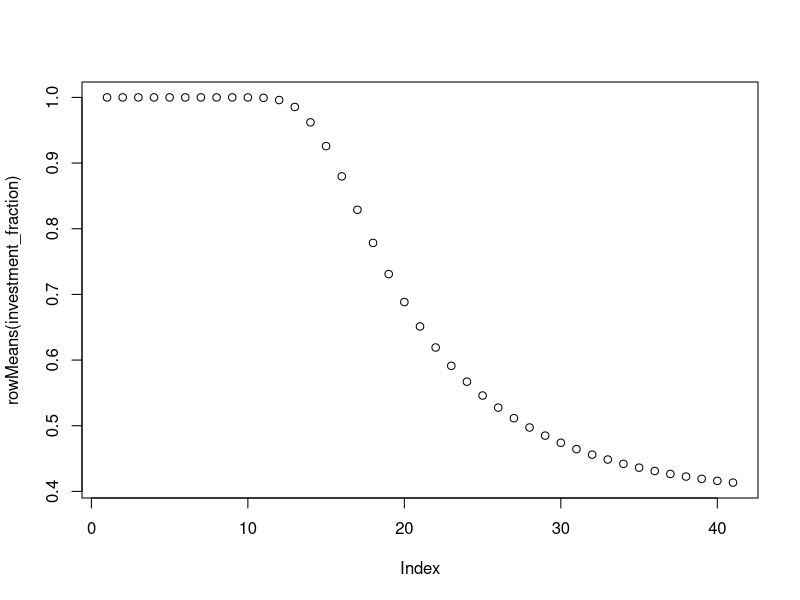
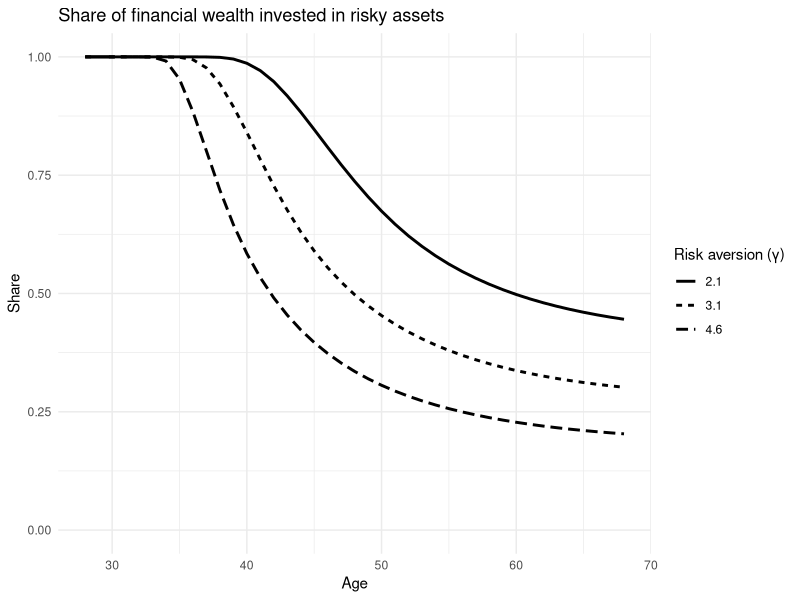
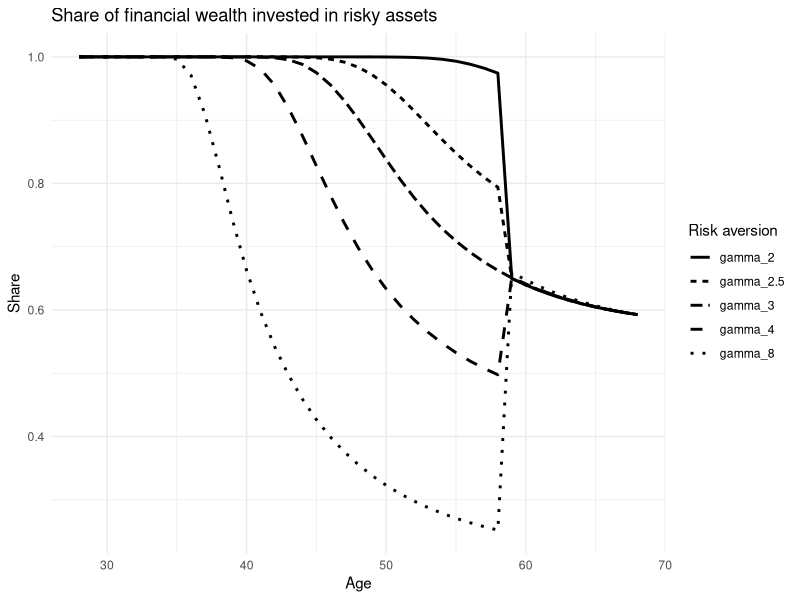
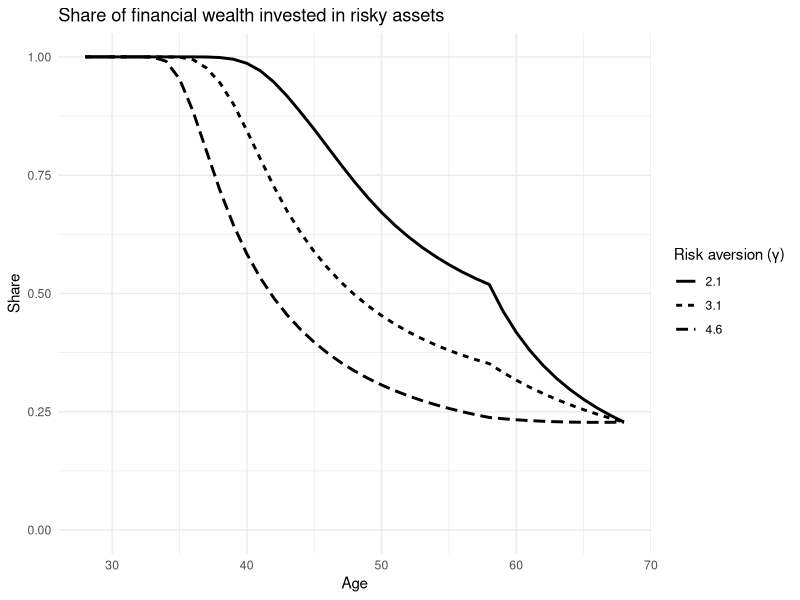

Source code (R) for these figures, in order:
## ---- chunk 1

# Clear variables
rm (list=ls())

# Settings for simulation grid
tFinal   <- 40                      # Final time --> naar 40 yr?
deltaT   <- 1                       # Time step
timeGrid <- seq(0, tFinal, deltaT)  # Time grid
nGrid    <- length(timeGrid)        # Time grid size
nSim     <- 10000                   # Number of simulated paths

# Settings for option formula and stochastic process
mu    <- 0.05 #is mu of risky asset
rfr   <- 0.01
sigma  <- 0.15 #is sigma of risky asset
s0     <- 1
gamma  <- 4.3

f_0 <- 1
h_t <- 0
m_max <- 1
mvt_bar <- (mu - rfr) / (sigma^2 * gamma)

jaar_salaris <- 30000 #input
franchise <- 17000
max_pensioengevend_salaris <- 137800
premie_afdracht <- 0.0175
premium_growth_rate <- 0.03
pensioengrondslag <- min(max_pensioengevend_salaris, jaar_salaris - franchise)
premie <- pensioengrondslag * premie_afdracht
## ---- chunk 2
    
# Generate Brownian motion increments 
deltaW <- sqrt(deltaT) * matrix(rnorm(nSim/2*(nGrid-1)), ncol = nSim/2)

# Use antithetic sampling (variance reduction technique) 
deltaW <- cbind(deltaW,-deltaW)

# Compute Brownian motion paths
browMot <-  apply(deltaW, 2, cumsum)

# Add zeros as initial values
browMot <- rbind(integer(nSim),browMot)

# Simulate geometric Brownian motion (risk neutral)
geoBrowMot  <- s0*exp((mu - sigma^2/2) * timeGrid + sigma * browMot)

## ---- chunk 3
nSteps <- nGrid - 1
human_capital <- h_t*matrix(1, nGrid, 1)


for (iStep in 1:nSteps) {
  future_premiums <- matrix(0, nGrid - iStep, 1)
  
  for (iPremium in 1:(nGrid - iStep)) {
    future_premiums[iPremium, 1] <- premie * deltaT * exp(-(rfr - premium_growth_rate) * (iPremium - iStep))
  }
  
  if (iStep == 1) {
    print(future_premiums)
  }
  
  human_capital[iStep, 1] <- sum(future_premiums)
}

print(human_capital)
## ---- chunk 4
financial_capital <- f_0*matrix(1, nGrid, nSim) #F
investment_fraction <- m_max*matrix(1, nGrid, nSim) #m_t
financial_fraction <- ((f_0 + human_capital[1,1])/f_0)*matrix(1, nGrid, nSim) #F + H / F

  #Doel F_(t+1) bepalen gegeven F_t -> daarna m_(t+1) bepalen
for(iStep in 1:nSteps){
  #F_t bepalen
  financial_capital[iStep+1,]  <- (1-investment_fraction[iStep, 1])* exp(rfr * deltaT)*financial_capital[iStep,] + investment_fraction[iStep, 1] * (geoBrowMot[iStep+1,] / geoBrowMot[iStep,]) * financial_capital[iStep,] + premie * deltaT * exp(rfr * deltaT)
  
  # Fractie (F_t + H_t) / F_t bepalen
  financial_fraction[iStep + 1,] <- (financial_capital[iStep+1,] + human_capital[iStep+1,]) / financial_capital[iStep+1,]
  
  # m_t bepalen
  investment_fraction[iStep + 1,] <- pmin(m_max, mvt_bar * financial_fraction[iStep + 1,])
}

## ---- chunk 5
plot(rowMeans(investment_fraction))

cbind(Age=seq(68-tFinal, 68, by=1), Fraction_risky = rowMeans(investment_fraction))
## ---- chunk 6
tFinal   <- 40                      # Final time --> naar 40 yr?
deltaT   <- 1                       # Time step
nSim     <- 10000                   # Number of simulated paths

# Settings for option formula and stochastic process
mu    <- 0.05 #is mu of risky asset
rfr   <- 0.01
sigma  <- 0.15 #is sigma of risky asset
s0     <- 1
gamma  <- 4.3

f_0 <- 1
h_t <- 0
m_max <- 1

jaar_salaris <- 30000 #input
franchise <- 17000
max_pensioengevend_salaris <- 137800
premie_afdracht <- 0.0175

get_lifecycle <- function(tFinal, deltaT, nSim, mu, rfr, sigma, s0, gamma, f_0, h_t, m_max, jaar_salaris, franchise, max_pensioengevend_salaris, premie_afdracht, premium_growth_rate){
  #inputs afmaken
  timeGrid <- seq(0, tFinal, deltaT)
  nGrid <- length(timeGrid)
  mvt_bar <- (mu - rfr) / (sigma^2 * gamma)
  pensioengrondslag <- min(max_pensioengevend_salaris, jaar_salaris - franchise)
  premie <- pensioengrondslag * premie_afdracht
  
  ########################################
  # Generate Brownian motion increments ##
  ########################################
  deltaW <- sqrt(deltaT) * matrix(rnorm(nSim/2*(nGrid-1)), ncol = nSim/2)

  # Use antithetic sampling (variance reduction technique) 
  deltaW <- cbind(deltaW,-deltaW)

  # Compute Brownian motion paths
  browMot <-  apply(deltaW, 2, cumsum)

  # Add zeros as initial values
  browMot <- rbind(integer(nSim),browMot)

  # Simulate geometric Brownian motion (risk neutral)
  geoBrowMot  <- s0*exp((mu - sigma^2/2) * timeGrid + sigma * browMot)
  
  ################################
  ### Generate human capital ####
  ##############################
  nSteps <- nGrid - 1
  human_capital <- h_t*matrix(1, nGrid, 1)

  
for (iStep in 1:nSteps) {
  future_premiums <- matrix(0, nGrid - iStep, 1)
  
  for (iPremium in 1:(nGrid - iStep)) {
    future_premiums[iPremium, 1] <- premie * deltaT * exp(-(rfr - premium_growth_rate)* (iPremium - iStep))
  }
  
  human_capital[iStep, 1] <- sum(future_premiums)
}
  
  #####################
  #### Financial ######
  #####################
  financial_capital <- f_0*matrix(1, nGrid, nSim) #F
investment_fraction <- m_max*matrix(1, nGrid, nSim) #m_t
financial_fraction <- ((f_0 + human_capital[1,1])/f_0)*matrix(1, nGrid, nSim) #F + H / F

  #Doel F_(t+1) bepalen gegeven F_t -> daarna m_(t+1) bepalen
for(iStep in 1:nSteps){
  #F_t bepalen
  financial_capital[iStep+1,]  <- (1-investment_fraction[iStep, 1])* exp(rfr * deltaT)*financial_capital[iStep,] + investment_fraction[iStep, 1] * (geoBrowMot[iStep+1,] / geoBrowMot[iStep,]) * financial_capital[iStep,] + premie * deltaT * exp(rfr * deltaT)
  
  # Fractie (F_t + H_t) / F_t bepalen
  financial_fraction[iStep + 1,] <- (financial_capital[iStep+1,] + human_capital[iStep+1,]) / financial_capital[iStep+1,]
  
  # m_t bepalen
  investment_fraction[iStep + 1,] <- pmin(m_max, mvt_bar * financial_fraction[iStep + 1,])
}

lifeCycle <- rowMeans(investment_fraction)

#### resultaten maken #####
resulten_list <- list(human_capital = human_capital, 
                      financial_capital = financial_capital, 
                      financial_fraction = financial_fraction, 
                      investment_fraction = investment_fraction, 
                      lifecycle = lifeCycle)
  
return(resulten_list)
}
## ---- chunk 7
gamma_vector <-  c(4.6,	3.1,	2.1)
horizon <- 40
res_lifecycles <- data.frame(age=c(), m_t=c(), lifecycle=c())

for (i in 1:length(gamma_vector)){
 temp <- get_lifecycle(tFinal = horizon, 
              deltaT = 1, 
              nSim = 10000, 
              mu = 0.053, 
              rfr = 0.025, 
              sigma = 0.173, 
              s0 = 1, 
              gamma = gamma_vector[i], 
              f_0 = 1, 
              h_t = 0,
              m_max = 1,
              jaar_salaris = 30000, 
              franchise = 17000,
              max_pensioengevend_salaris = 137800, 
              premie_afdracht = 0.0175,
              premium_growth_rate = 0.03)
  
 res_lifecycles <- rbind(res_lifecycles, data.frame(age=(68-horizon):68, m_t=temp$lifecycle, lifecycle=toString(gamma_vector[i])))
}

head(res_lifecycles)

library(ggplot2)
ggplot(res_lifecycles) + 
  geom_line(aes(x=age,y=m_t, linetype = lifecycle), lwd=1)+ #can ook linetype vervangen door colour
  labs(title = "Share of financial wealth invested in risky assets", y= "Share", x = "Age", linetype="Risk aversion (γ)") + 
  ylim(c(0,1))+
  theme_minimal()

## ---- chunk 8
get_lifecycle_switch <- function(tFinal, deltaT, nSim, mu, rfr, sigma, s0, gamma, f_0, h_t, m_max, jaar_salaris, franchise, max_pensioengevend_salaris, premie_afdracht, premium_growth_rate, gamma_end, switch_x_years_before_end){
  #inputs afmaken
  timeGrid <- seq(0, tFinal, deltaT)
  nGrid <- length(timeGrid)
  pensioengrondslag <- min(max_pensioengevend_salaris, jaar_salaris - franchise)
  premie <- pensioengrondslag * premie_afdracht
  
  ########################################
  # Generate Brownian motion increments ##
  ########################################
  deltaW <- sqrt(deltaT) * matrix(rnorm(nSim/2*(nGrid-1)), ncol = nSim/2)

  # Use antithetic sampling (variance reduction technique) 
  deltaW <- cbind(deltaW,-deltaW)

  # Compute Brownian motion paths
  browMot <-  apply(deltaW, 2, cumsum)

  # Add zeros as initial values
  browMot <- rbind(integer(nSim),browMot)

  # Simulate geometric Brownian motion (risk neutral)
  geoBrowMot  <- s0*exp((mu - sigma^2/2) * timeGrid + sigma * browMot)
  
  ################################
  ### Generate human capital ####
  ##############################
  nSteps <- nGrid - 1
  human_capital <- h_t*matrix(1, nGrid, 1)

  
for (iStep in 1:nSteps) {
  future_premiums <- matrix(0, nGrid - iStep, 1)
  
  for (iPremium in 1:(nGrid - iStep)) {
    future_premiums[iPremium, 1] <- premie * deltaT * exp(-(rfr - premium_growth_rate)* (iPremium - iStep))
  }
  
  human_capital[iStep, 1] <- sum(future_premiums)
}
  
  #####################
  #### Financial ######
  #####################
  financial_capital <- f_0*matrix(1, nGrid, nSim) #F
investment_fraction <- m_max*matrix(1, nGrid, nSim) #m_t
financial_fraction <- ((f_0 + human_capital[1,1])/f_0)*matrix(1, nGrid, nSim) #F + H / F

  #Doel F_(t+1) bepalen gegeven F_t -> daarna m_(t+1) bepalen
for(iStep in 1:nSteps){
  #F_t bepalen
  financial_capital[iStep+1,]  <- (1-investment_fraction[iStep, 1])* exp(rfr * deltaT)*financial_capital[iStep,] + investment_fraction[iStep, 1] * (geoBrowMot[iStep+1,] / geoBrowMot[iStep,]) * financial_capital[iStep,] + premie * deltaT * exp(rfr * deltaT)
  
  # Fractie (F_t + H_t) / F_t bepalen
  financial_fraction[iStep + 1,] <- (financial_capital[iStep+1,] + human_capital[iStep+1,]) / financial_capital[iStep+1,]
  
  #mvt_bar updaten afhankelijk van periode
  gamma_used <- ifelse(iStep <= tFinal - switch_x_years_before_end , gamma, gamma_end)
  
  print(gamma_used)
  mvt_bar <- (mu - rfr) / (sigma^2 * gamma_used)
  
  # m_t bepalen
  investment_fraction[iStep + 1,] <- pmin(m_max, mvt_bar * financial_fraction[iStep + 1,])
}

lifeCycle <- rowMeans(investment_fraction)

#### resultaten maken #####
resulten_list <- list(human_capital = human_capital, 
                      financial_capital = financial_capital, 
                      financial_fraction = financial_fraction, 
                      investment_fraction = investment_fraction, 
                      lifecycle = lifeCycle)
  
return(resulten_list)
}
## ---- chunk 9
gamma_vector <- c(2, 2.5, 3, 4, 8)
horizon <- 40
res_lifecycles_switch <- data.frame(age=c(), m_t=c(), lifecycle=c())

for (i in 1:length(gamma_vector)){
  print(paste("new gamma of value ", gamma_vector[i], sep = ""))
 temp <- get_lifecycle_switch(tFinal = horizon, 
              deltaT = 1, 
              nSim = 10000, 
              mu = 0.05, 
              rfr = 0.01, 
              sigma = 0.15, 
              s0 = 1, 
              gamma = gamma_vector[i], 
              f_0 = 1, 
              h_t = 0,
              m_max = 1,
              jaar_salaris = 30000, 
              franchise = 17000,
              max_pensioengevend_salaris = 137800, 
              premie_afdracht = 0.0175,
              premium_growth_rate = 0.03,
              gamma_end = gamma_vector[3],
              switch_x_years_before_end = 10)
  
 res_lifecycles_switch <- rbind(res_lifecycles_switch, data.frame(age=(68-horizon):68, m_t=temp$lifecycle, lifecycle=paste("gamma", gamma_vector[i], sep = "_")))
}

head(res_lifecycles_switch)
ggplot(res_lifecycles_switch) + 
  geom_line(aes(x=age,y=m_t, linetype = lifecycle), lwd=1)+ #can ook linetype vervangen door colour
  labs(title = "Share of financial wealth invested in risky assets", y= "Share", x = "Age", linetype="Risk aversion") + 
  theme_minimal()
## ---- chunk 10
get_lifecycle_ingroeien <- function(tFinal, deltaT, nSim, mu, rfr, sigma, s0, gamma, f_0, h_t, m_max, jaar_salaris, franchise, max_pensioengevend_salaris, premie_afdracht, premium_growth_rate, gamma_end, switch_x_years_before_end){
  #inputs afmaken
  timeGrid <- seq(0, tFinal, deltaT)
  nGrid <- length(timeGrid)
  pensioengrondslag <- min(max_pensioengevend_salaris, jaar_salaris - franchise)
  premie <- pensioengrondslag * premie_afdracht
  
  ########################################
  # Generate Brownian motion increments ##
  ########################################
  deltaW <- sqrt(deltaT) * matrix(rnorm(nSim/2*(nGrid-1)), ncol = nSim/2)

  # Use antithetic sampling (variance reduction technique) 
  deltaW <- cbind(deltaW,-deltaW)

  # Compute Brownian motion paths
  browMot <-  apply(deltaW, 2, cumsum)

  # Add zeros as initial values
  browMot <- rbind(integer(nSim),browMot)

  # Simulate geometric Brownian motion (risk neutral)
  geoBrowMot  <- s0*exp((mu - sigma^2/2) * timeGrid + sigma * browMot)
  
  ################################
  ### Generate human capital ####
  ##############################
  nSteps <- nGrid - 1
  human_capital <- h_t*matrix(1, nGrid, 1)

  
for (iStep in 1:nSteps) {
  future_premiums <- matrix(0, nGrid - iStep, 1)
  
  for (iPremium in 1:(nGrid - iStep)) {
    future_premiums[iPremium, 1] <- premie * deltaT * exp(-(rfr - premium_growth_rate)* (iPremium - iStep))
  }
  
  human_capital[iStep, 1] <- sum(future_premiums)
}
  
  #####################
  #### Financial ######
  #####################
  financial_capital <- f_0*matrix(1, nGrid, nSim) #F
investment_fraction <- m_max*matrix(1, nGrid, nSim) #m_t
financial_fraction <- ((f_0 + human_capital[1,1])/f_0)*matrix(1, nGrid, nSim) #F + H / F

  #Doel F_(t+1) bepalen gegeven F_t -> daarna m_(t+1) bepalen
for(iStep in 1:nSteps){
  #F_t bepalen
  financial_capital[iStep+1,]  <- (1-investment_fraction[iStep, 1])* exp(rfr * deltaT)*financial_capital[iStep,] + investment_fraction[iStep, 1] * (geoBrowMot[iStep+1,] / geoBrowMot[iStep,]) * financial_capital[iStep,] + premie * deltaT * exp(rfr * deltaT)
  
  # Fractie (F_t + H_t) / F_t bepalen
  financial_fraction[iStep + 1,] <- (financial_capital[iStep+1,] + human_capital[iStep+1,]) / financial_capital[iStep+1,]
  
  #mvt_bar updaten afhankelijk van periode
  ratio <- max(0,(iStep - tFinal + switch_x_years_before_end))/switch_x_years_before_end
  gamma_used <- gamma*(1-ratio) + gamma_end*ratio
  # print(gamma_used)
  
  mvt_bar <- (mu - rfr) / (sigma^2 * gamma_used)
  
  # m_t bepalen
  investment_fraction[iStep + 1,] <- pmin(m_max, mvt_bar * financial_fraction[iStep + 1,])
}

lifeCycle <- rowMeans(investment_fraction)

#### resultaten maken #####
resulten_list <- list(human_capital = human_capital, 
                      financial_capital = financial_capital, 
                      financial_fraction = financial_fraction, 
                      investment_fraction = investment_fraction, 
                      lifecycle = lifeCycle)
  
return(resulten_list)
}
## ---- chunk 11
gamma_vector <- c(4.6,	3.1,	2.1)
horizon <- 40
res_lifecycles_ingroeien <- data.frame(age=c(), m_t=c(), lifecycle=c())

for (i in 1:length(gamma_vector)){
  print(paste("new gamma of value ", gamma_vector[i], sep = ""))
 temp <- get_lifecycle_ingroeien(tFinal = horizon, 
              deltaT = 1, 
              nSim = 10000, 
              mu = 0.053, 
              rfr = 0.025, 
              sigma = 0.173, 
              s0 = 1, 
              gamma = gamma_vector[i], 
              f_0 = 1, 
              h_t = 0,
              m_max = 1,
              jaar_salaris = 30000, 
              franchise = 17000,
              max_pensioengevend_salaris = 137800, 
              premie_afdracht = 0.0175,
              premium_growth_rate = 0.03,
              gamma_end = 4.1,
              switch_x_years_before_end = 10)
  
 res_lifecycles_ingroeien <- rbind(res_lifecycles_ingroeien, data.frame(age=(68-horizon):68, m_t=temp$lifecycle, lifecycle=toString(gamma_vector[i])))
}

head(res_lifecycles_ingroeien)
ggplot(res_lifecycles_ingroeien) + 
  geom_line(aes(x=age,y=m_t, linetype = lifecycle), lwd=1)+ #can ook linetype vervangen door colour
  labs(title = "Share of financial wealth invested in risky assets", y= "Share", x = "Age", linetype="Risk aversion (γ)") + 
  ylim(c(0,1))+
  theme_minimal()
